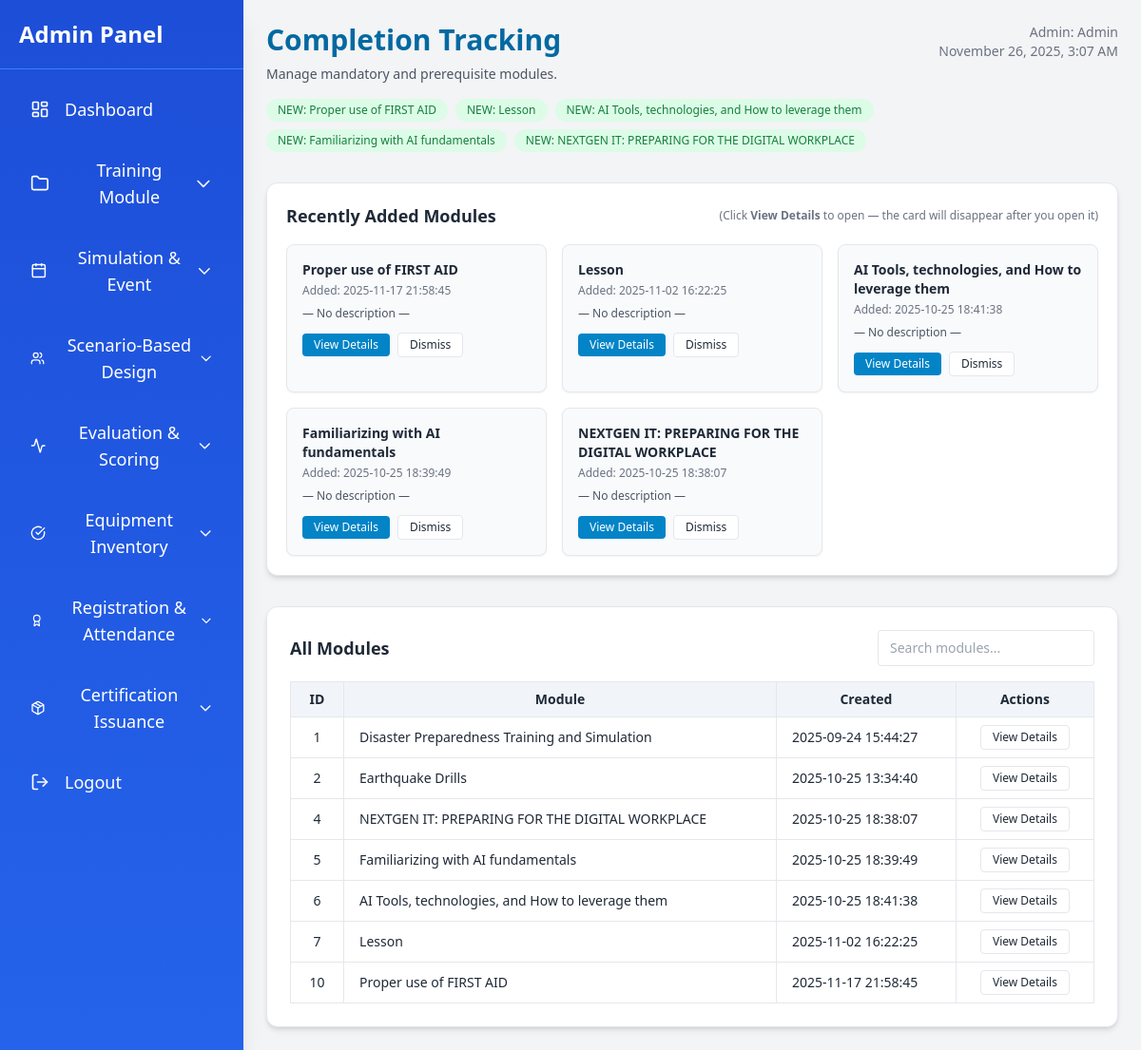
The app's page /admin/module1/module1.6.php (signed in) with its own data.
### tables this page shows
CREATE TABLE `training_modules` (
  `id` int(11) NOT NULL,
  `title` varchar(255) NOT NULL,
  `prerequisite_id` int(11) DEFAULT NULL,
  `objectives` text NOT NULL,
  `disaster_type` varchar(100) NOT NULL,
  `topic` varchar(255) NOT NULL,
  `file_name` varchar(255) DEFAULT NULL,
  `status` enum('pending','approved','rejected') DEFAULT 'pending',
  `created_by` varchar(50) DEFAULT 'staff',
  `created_at` timestamp NOT NULL DEFAULT current_timestamp(),
  `description` text DEFAULT NULL,
  `is_mandatory` tinyint(1) NOT NULL DEFAULT 0,
  `updated_at` timestamp NULL DEFAULT current_timestamp() ON UPDATE current_timestamp(),
  `category_id` int(11) DEFAULT NULL
);

### admin/module1/module1.6.php (the view, shortened to what this page needs)
<?php
$host = "localhost";
$user = "root";
$pass = "";
$db   = "training_management";
$conn = new mysqli($host, $user, $pass, $db);
$recentModules = [];
$resRecent = $conn->query("SELECT id, title, description, created_at FROM training_modules ORDER BY created_at DESC LIMIT 5");
while ($row = $resRecent->fetch_assoc()) $recentModules[] = $row;
$modules = [];
$res = $conn->query("SELECT id, title, description, is_mandatory, prerequisite_id, created_at FROM training_modules ORDER BY id ASC");
while ($row = $res->fetch_assoc()) $modules[] = $row;
?>
<!DOCTYPE html>
<html lang="en">
<head>
  <script src="https://cdn.tailwindcss.com"></script>
</head>
<body class="font-sans text-gray-800">
<?php include '../sidebar.php'; ?>
<main class="p-6 space-y-8">
  <section>
    <div class="flex items-start justify-between">
      <div>
        <h1 class="text-3xl font-bold text-sky-700 mb-2">Completion Tracking</h1>
        <p class="text-gray-600 text-sm">Manage mandatory and prerequisite modules.</p>
      </div>
      <div class="text-right text-sm text-gray-500">
        Admin: <span class="font-medium"><?= isset($_SESSION['name']) ? htmlspecialchars($_SESSION['name']) : 'Admin' ?></span><br>
        <?= date('F j, Y, g:i A') ?>
      </div>
    </div>
    <?php if (!empty($recentModules)): ?>
      <div class="flex flex-wrap gap-2 mt-4">
        <?php foreach ($recentModules as $rm): ?>
          <span data-id="<?= intval($rm['id']) ?>" class="recent-badge px-3 py-1 bg-green-100 text-green-700 rounded-full text-xs hover:bg-green-200" onclick="openModuleModal(<?= intval($rm['id']) ?>)">
            NEW: <?= htmlspecialchars($rm['title']) ?>
          </span>
        <?php endforeach; ?>
      </div>
    <?php endif; ?>
  </section>
  <section class="bg-white p-5 rounded-xl shadow-md border relative">
    <div class="flex items-center justify-between">
      <h2 class="text-lg font-semibold">Recently Added Modules</h2>
      <div class="text-xs text-gray-500">(Click <strong>View Details</strong> to open — the card will disappear after you open it)</div>
    </div>
    <div id="recentModulesPanel" class="grid grid-cols-1 md:grid-cols-2 lg:grid-cols-3 gap-4 mt-4">
      <?php foreach ($recentModules as $rm): ?>
        <div id="recent-card-<?= intval($rm['id']) ?>" class="bg-slate-50 p-4 rounded-lg shadow-sm border">
          <h3 class="font-bold text-gray-800 text-sm"><?= htmlspecialchars($rm['title']) ?></h3>
          <p class="text-xs text-gray-500 mt-1">Added: <?= htmlspecialchars($rm['created_at']) ?></p>
          <p class="text-xs text-gray-600 mt-2"><?php $d = strip_tags($rm['description'] ?? ''); echo htmlspecialchars(strlen($d) > 120 ? substr($d,0,120).'...' : ($d ?: '— No description —')); ?></p>
          <div class="mt-3 flex items-center gap-2">
            <button onclick="onRecentView(<?= intval($rm['id']) ?>)" class="text-xs px-3 py-1 bg-sky-600 text-white rounded hover:bg-sky-700">View Details</button>
            <button onclick="dismissRecent(<?= intval($rm['id']) ?>)" class="text-xs px-3 py-1 bg-white border rounded">Dismiss</button>
          </div>
        </div>
      <?php endforeach; ?>
    </div>
  </section>
  <section class="bg-white p-6 rounded-xl shadow-md border">
    <div class="flex items-center justify-between mb-4">
      <h2 class="text-lg font-semibold">All Modules</h2>
      <div class="flex items-center gap-3">
        <input id="searchModules" type="search" placeholder="Search modules..." class="border rounded px-3 py-2 text-sm" oninput="filterTable()">
      </div>
    </div>
    <div class="overflow-x-auto">
      <table class="w-full text-sm border">
        <thead class="bg-slate-100">
          <tr>
            <th class="px-4 py-2 border">ID</th>
            <th class="px-4 py-2 border">Module</th>
            <th class="px-4 py-2 border">Created</th>
            <th class="px-4 py-2 border">Actions</th>
          </tr>
        </thead>
        <tbody id="modulesTableBody">
          <?php foreach ($modules as $m): ?>
            <tr data-id="<?= intval($m['id']) ?>">
              <td class="px-4 py-2 border text-center"><?= intval($m['id']) ?></td>
              <td class="px-4 py-2 border"><?= htmlspecialchars($m['title']) ?></td>
              <td class="px-4 py-2 border"><?= htmlspecialchars($m['created_at']) ?></td>
              <td class="px-4 py-2 border text-center">
                <button onclick="openModuleModal(<?= intval($m['id']) ?>)" class="text-xs px-3 py-1 bg-white border rounded">View Details</button>
              </td>
            </tr>
          <?php endforeach; ?>
        </tbody>
      </table>
    </div>
  </section>
</main>
</body>
</html>

### admin/module1/module1.6.php (style rules this page uses)
html, body { height: 100%; }
body { display: flex; overflow: hidden; background-color: #f3f4f6; }
main { flex: 1; height: 100vh; overflow-y: auto; }
.recent-badge { cursor: pointer; user-select: none; }

### records on screen
training_modules: title "Proper use of FIRST AID", created_at "2025-11-17 21:58:45", description "— No description —", id "10"
training_modules: title "Lesson", created_at "2025-11-02 16:22:25", description "— No description —", id "7"
training_modules: title "AI Tools, technologies, and How to leverage them", created_at "2025-10-25 18:41:38", description "— No description —", id "6"
training_modules: title "Familiarizing with AI fundamentals", created_at "2025-10-25 18:39:49", description "— No description —", id "5"
training_modules: title "NEXTGEN IT: PREPARING FOR THE DIGITAL WORKPLACE", created_at "2025-10-25 18:38:07", description "— No description —", id "4"
training_modules: id "1", title "Disaster Preparedness Training and Simulation", created_at "2025-09-24 15:44:27"
training_modules: id "2", title "Earthquake Drills", created_at "2025-10-25 13:34:40"
